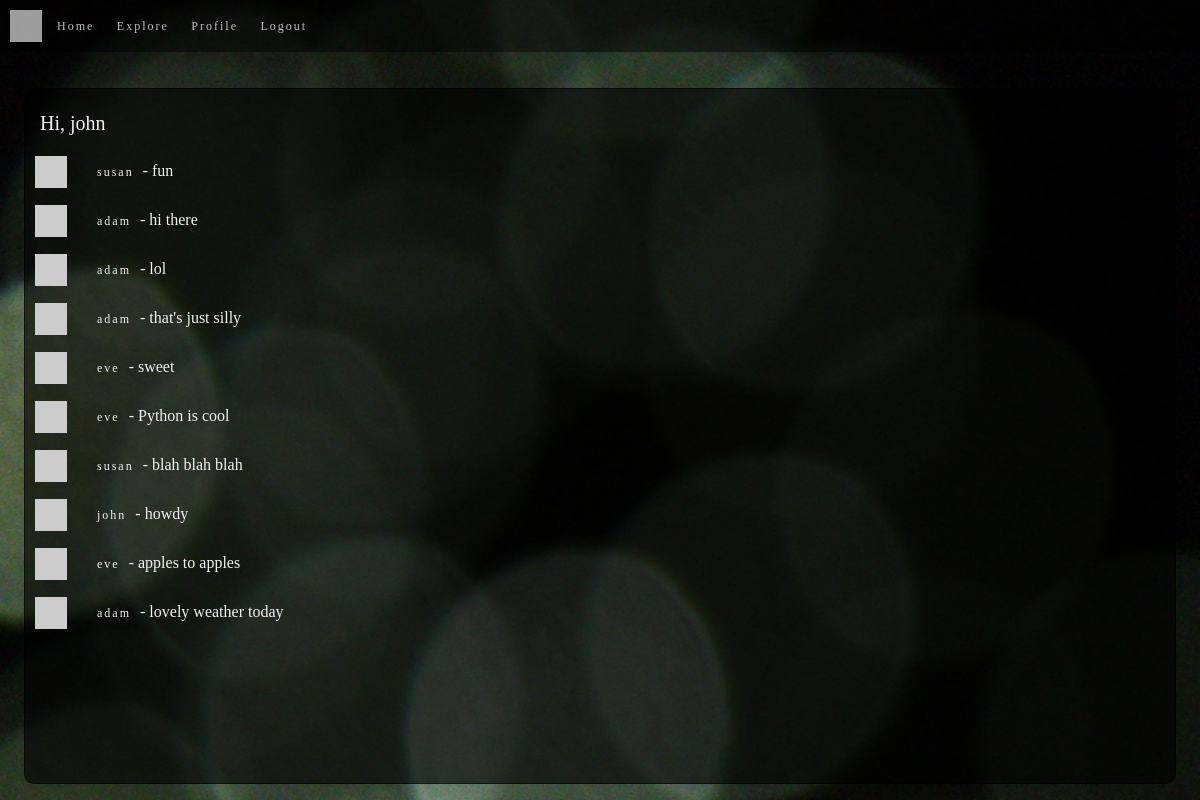
The page /explore (signed in) on the database its author committed.
### app/models.py (models this page shows, shortened)
class User(UserMixin, db.Model):
    id = db.Column(db.Integer, primary_key=True)
    username = db.Column(db.String(64), index=True, unique=True)
    email = db.Column(db.String(120), index=True, unique=True)
    password_hash = db.Column(db.String(128))
    posts = db.relationship('Post', backref='author', lazy='dynamic')
    about_me = db.Column(db.String(140))
    last_seen = db.Column(db.DateTime, default=datetime.utcnow)
    followed = db.relationship(
        'User', secondary=followers,
        primaryjoin=(followers.c.follower_id == id),
        secondaryjoin=(followers.c.followed_id == id),
        backref=db.backref('followers', lazy='dynamic'), lazy='dynamic')
    def avatar(self):
        digest = md5(self.email.lower().encode('utf-8')).hexdigest()
        return avatar_dicebear("jdenticon", digest[12:])

class Post(db.Model):
    id = db.Column(db.Integer, primary_key=True)
    body = db.Column(db.String(140))
    timestamp = db.Column(db.DateTime, index=True, default=datetime.utcnow)
    user_id = db.Column(db.Integer, db.ForeignKey('user.id'))

### app/routes.py (the view)
@app.route('/explore', methods=["GET"])
@login_required
def explore():
    page = request.args.get('page', 1, type=int)
    posts = Post.query.order_by(Post.timestamp.desc()).paginate(page, app.config['POSTS_PER_PAGE'], False)
    next_url = url_for('explore', page=posts.next_num) if posts.has_next else None
    prev_url = url_for('explore', page=posts.prev_num) if posts.has_prev else None
    return render_template('index.html', title='Explore', posts=posts.items, next_url=next_url, prev_url=prev_url)

### app/models.py (called while the page is built)
@login.user_loader
def load_user(id):
    return User.query.get(int(id))

### app/routes.py (called while the page is built)
@app.before_request
def before_request():
    if current_user.is_authenticated:
        current_user.last_seen = datetime.utcnow()
        db.session.commit()

### app/utils.py (called while the page is built)
def avatar_dicebear(sprite, seed, mood=None):
    valid_sprites = [
        "male", "female", "human", "identicon",
        "initials", "bottts", "avataaars", "jdenticon", "gridy"]
    valid_moods = ["happy", "sad", "surprised"]
    if sprite not in valid_sprites:
        return "SPRITE MUST BE ONE OF : {}".format(", ".join(valid_sprites))
    if (mood is not None) and (mood in valid_moods):
        return "https://avatars.dicebear.com/v2/{sprites}/{seed}.svg?options[mood][]={mood}".format(sprites=sprite, seed=seed, mood=mood)
    return "https://avatars.dicebear.com/v2/{sprites}/{seed}.svg".format(sprites=sprite, seed=seed)

### app/templates/index.html (shortened to what this page needs)
{% extends "base.html" %}
{% block content%}
    <h1 id="subject">Hi, {{ current_user.username }}</h1>
    <div id="matter">
        {% if posts %}
        <ul>
            {% for post in posts %}
                {% include "_post.html" %}
            {% endfor %}
        </ul>
        {% endif %}
    </div>
{% endblock %}

### app/templates/_post.html
<section class="user-post">
    <img src="{{ post.author.avatar() }}" width="32px">
    <p class="user-posted">
        <a href="{{ url_for('user', username=post.author.username) }}">{{ post.author.username }}</a>
         - <b>{{ post.body }}</b>
    </p>
</section>

### app/static/css/index.css (style rules this page uses)
html, body, div, span, applet, object, iframe, h1, h2, h3, h4, h5, h6, p, blockquote, pre, a, abbr, acronym, address, big, cite, code, del, dfn, em, img, ins, kbd, q, s, samp, small, strike, strong, sub, sup, tt, var, b, u, i, center, dl, dt, dd, ol, ul, li, fieldset, form, label, legend, table, caption, tbody, tfoot, thead, tr, th, td, article, aside, canvas, details, embed, figure, figcaption, footer, header, hgroup, menu, nav, output, ruby, section, summary, time, mark, audio, video { margin: 0; padding: 0; border: 0; font-size: 100%; font: inherit; vertical-align: baseline; }
article, aside, details, figcaption, figure, footer, header, hgroup, menu, nav, section { display: block; }
body { line-height: 1; }
ol, ul { list-style: none; }
* { box-sizing: border-box; }
html { font-size: 62.5%; }
html, body { font-family: 'sans-serif'; }
a { color: #f2f2f2; text-decoration: none; padding: 5px; }
body { margin: 0; }
body { background-image: url("../images/becca-romine-Lll4QeybDEg-unsplash.jpg"); display: flex; flex-direction: column; }
.body-content h1 { padding: 1.5rem; }
.body-content p { padding: 1.5rem; }
h1 { font-size: 2rem; color: #f2f2f2; }
a { font-size: 1.2rem; letter-spacing: 0.2rem; padding-left: 1.5rem; }
.user-post, .profile-head { display: flex; align-items: center; flex-wrap: wrap; padding-left: 1rem; color: #f2f2f2; background-color: rgba(0, 0, 0, 0); }

### rows shown on the page
User: username "john"
Post: author.username "susan", body "fun"
Post: author.username "adam", body "hi there"
Post: author.username "adam", body "lol"
Post: author.username "adam", body "that's just silly"
Post: author.username "eve", body "sweet"
Post: author.username "eve", body "Python is cool"
Post: author.username "susan", body "blah blah blah"
Post: author.username "john", body "howdy"
Post: author.username "eve", body "apples to apples"
Post: author.username "adam", body "lovely weather today"
